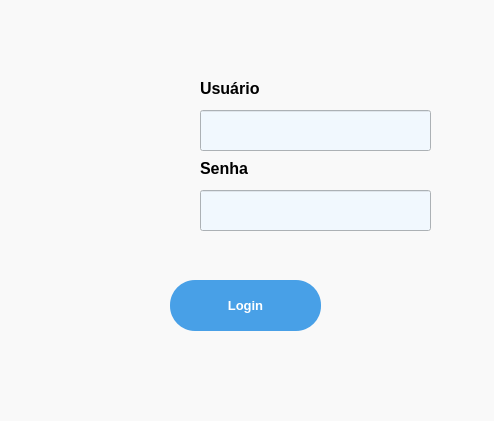
<?xml version="1.0" encoding="UTF-8"?>
<ui version="4.0">
 <class>JanelaLogin</class>
 <widget class="QMainWindow" name="JanelaLogin">
  <property name="enabled">
   <bool>true</bool>
  </property>
  <property name="geometry">
   <rect>
    <x>0</x>
    <y>0</y>
    <width>494</width>
    <height>421</height>
   </rect>
  </property>
  <property name="mouseTracking">
   <bool>false</bool>
  </property>
  <property name="tabletTracking">
   <bool>false</bool>
  </property>
  <property name="windowTitle">
   <string>Acesso</string>
  </property>
  <property name="styleSheet">
   <string notr="true">background-color: #F9F9F9;</string>
  </property>
  <widget class="QWidget" name="centralwidget">
   <widget class="QLabel" name="lbl_user">
    <property name="geometry">
     <rect>
      <x>200</x>
      <y>80</y>
      <width>81</width>
      <height>16</height>
     </rect>
    </property>
    <property name="font">
     <font>
      <family>Tahoma</family>
      <pointsize>12</pointsize>
      <weight>75</weight>
      <bold>true</bold>
     </font>
    </property>
    <property name="text">
     <string>Usuário</string>
    </property>
   </widget>
   <widget class="QLabel" name="lbl_senha">
    <property name="geometry">
     <rect>
      <x>200</x>
      <y>160</y>
      <width>61</width>
      <height>16</height>
     </rect>
    </property>
    <property name="font">
     <font>
      <family>Tahoma</family>
      <pointsize>12</pointsize>
      <weight>75</weight>
      <bold>true</bold>
     </font>
    </property>
    <property name="text">
     <string>Senha</string>
    </property>
   </widget>
   <widget class="QLabel" name="lbl_img">
    <property name="geometry">
     <rect>
      <x>40</x>
      <y>110</y>
      <width>121</width>
      <height>121</height>
     </rect>
    </property>
    <property name="text">
     <string/>
    </property>
    <property name="pixmap">
     <pixmap resource="imagens/imagens.qrc">:/img/user.png</pixmap>
    </property>
    <property name="scaledContents">
     <bool>true</bool>
    </property>
   </widget>
   <widget class="QLineEdit" name="txt_user">
    <property name="geometry">
     <rect>
      <x>200</x>
      <y>110</y>
      <width>231</width>
      <height>41</height>
     </rect>
    </property>
    <property name="font">
     <font>
      <pointsize>12</pointsize>
     </font>
    </property>
    <property name="styleSheet">
     <string notr="true">background-color: #F1F8FE;</string>
    </property>
   </widget>
   <widget class="QLineEdit" name="txt_senha">
    <property name="geometry">
     <rect>
      <x>200</x>
      <y>190</y>
      <width>231</width>
      <height>41</height>
     </rect>
    </property>
    <property name="font">
     <font>
      <pointsize>10</pointsize>
     </font>
    </property>
    <property name="styleSheet">
     <string notr="true">background-color: #F1F8FE;</string>
    </property>
    <property name="echoMode">
     <enum>QLineEdit::Password</enum>
    </property>
   </widget>
   <widget class="QPushButton" name="btn_login">
    <property name="geometry">
     <rect>
      <x>170</x>
      <y>280</y>
      <width>151</width>
      <height>51</height>
     </rect>
    </property>
    <property name="font">
     <font>
      <family>Tahoma</family>
      <pointsize>10</pointsize>
      <weight>75</weight>
      <bold>true</bold>
     </font>
    </property>
    <property name="cursor">
     <cursorShape>PointingHandCursor</cursorShape>
    </property>
    <property name="mouseTracking">
     <bool>false</bool>
    </property>
    <property name="focusPolicy">
     <enum>Qt::NoFocus</enum>
    </property>
    <property name="autoFillBackground">
     <bool>false</bool>
    </property>
    <property name="styleSheet">
     <string notr="true">border-radius: 25px;
background-color: #48A0E7;
color: white;
</string>
    </property>
    <property name="text">
     <string>Login</string>
    </property>
   </widget>
  </widget>
 </widget>
 <resources>
  <include location="imagens/imagens.qrc"/>
 </resources>
 <connections/>
</ui>
